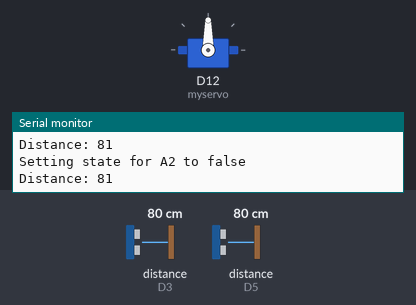
Bench run of a sketch on a simulated Arduino MKR. Parts: servo, the last lines printed to the serial monitor. The inputs (shaded band) are chosen by the test bench; at power-on: distance to the obstacle (sensors on D5, D3) 80 cm. The echo pulse lasts 58.3 µs per cm; WiFi joins after 1.5 s; servers stay silent unless stated.

Above: at 3.2 s.
3.3 s: distance to the obstacle (sensor on D5) set to 11 cm
7.3 s: distance to the obstacle (sensor on D5) set to 8 cm
At 9.5 s:
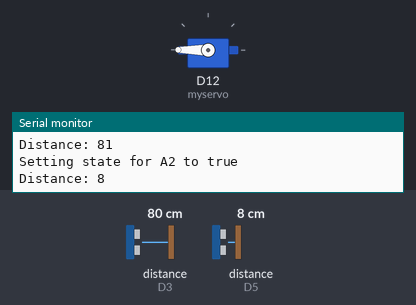
11.3 s: distance to the obstacle (sensor on D3) set to 11 cm
15.3 s: distance to the obstacle (sensor on D3) set to 8 cm
At 18.7 s:
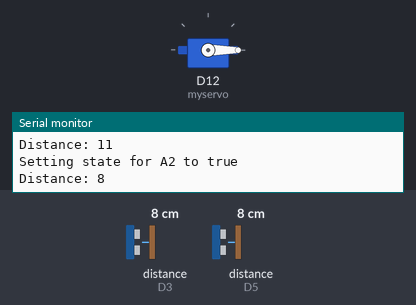
Timing chart, 0 to 20.2 s (numbered marks = the images above; inputs shaded):
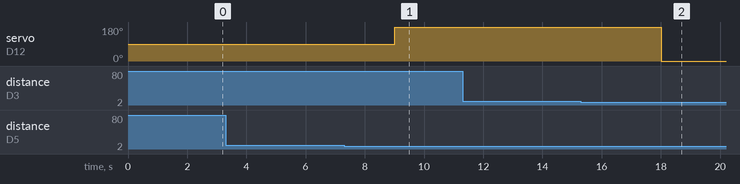

The sketch:

main.ino
```cpp
#include <Wire.h>
#include <Firebase_Arduino_WiFiNINA.h>
#include <NewPing.h>
#include<Servo.h>

// Firebase 설정
#define FIREBASE_HOST "license-d68c6-default-rtdb.firebaseio.com"
#define FIREBASE_AUTH "qyQJdDEJv7Kn61As6rjle22QmTzViiHIGoGLC0ba"

// WiFi 설정
#define SSID "U+Net7120"
#define SSID_PASSWORD "DD9B003487"
// Firebase 키 설정
#define PARKING_SPOT_STATE_KEY "/parking_spot_state"
#define A1 "A1"
#define A2 "A2"

// 핀 번호 설정
#define A1_TRIG_PIN 2
#define A1_ECHO_PIN 3
#define A2_TRIG_PIN 4
#define A2_ECHO_PIN 5

int count1=0;
int count2=0;

NewPing a1Sensor(A1_TRIG_PIN, A1_ECHO_PIN);
NewPing a2Sensor(A2_TRIG_PIN, A2_ECHO_PIN);

// 센서 구조체 정의
struct Sensor {
  const int trigPin;
  const int echoPin;
  bool state;
};

// A1, A2 센서 설정
Sensor a1SensorStruct = { A1_TRIG_PIN, A1_ECHO_PIN, false };
Sensor a2SensorStruct = { A2_TRIG_PIN, A2_ECHO_PIN, false };

FirebaseData firebaseData;
Servo myservo;

// 시간 변수 추가
unsigned long last = 0;

String path1 = String(PARKING_SPOT_STATE_KEY) + "/" + "A1";
String path2 = String(PARKING_SPOT_STATE_KEY) + "/" + "A2";

// 초기 설정 함수
void setup() {
  Serial.begin(9600);  // 보정된 통신 속도
  myservo.attach(12);

  // WiFi 연결
  WiFi.begin(SSID, SSID_PASSWORD);
  Serial.print("Wi-Fi connecting");
  while (WiFi.status() != WL_CONNECTED) {
    delay(500);
  }
  Serial.print("\nWi-Fi connected - IP address: ");
  Serial.println(WiFi.localIP());
  delay(500);

  // Firebase 초기화
  Firebase.begin(FIREBASE_HOST, FIREBASE_AUTH, SSID, SSID_PASSWORD);
}

// 주차 공간 상태 Firebase 업데이트 함수
void publish_parking_spot_state(char* parking_spot_name, bool state) {
  String path = String(PARKING_SPOT_STATE_KEY) + "/" + String(parking_spot_name);
  return Firebase.setBool(firebaseData, path.c_str(), state);
}

// 루프 함수
void loop() {

  // 일정 주기로 센서 상태 업데이트
  if (millis() > last + 3000) {
    last = millis();

    int distanceA1 = a1Sensor.ping_cm();  // 거리 측정
    int distanceA2 = a2Sensor.ping_cm();

    // A1 주차 공간 상태 업데이트
    if (distanceA1 < 10 && !a1SensorStruct.state) {
      if(count1==0){
      myservo.write(0);
      a1SensorStruct.state = true;
      Firebase.setBool(firebaseData, path1.c_str(), true);
      count1 = 1;
      delay(10000);}
    }
    if (distanceA1 >= 10 && a1SensorStruct.state) {
      a1SensorStruct.state = false;
      Firebase.setBool(firebaseData, path1.c_str(), false);
      count1 = 0;
    }
    // Serial Monitor

    Serial.print("Setting state for A1 to ");
    Serial.println(a1SensorStruct.state ? "true" : "false");

    Serial.print("Distance: ");
    Serial.println(distanceA1);

    // A2 주차 공간 상태 업데이트
    if (distanceA2 < 10 && !a2SensorStruct.state) {
      if(count2 == 0){
      myservo.write(180);
      a2SensorStruct.state = true;
      Firebase.setBool(firebaseData, path2.c_str(), true);
      count2 = 1;}
    }
    if (distanceA2 >= 10 && a2SensorStruct.state) {
      a2SensorStruct.state = false;
      Firebase.setBool(firebaseData, path2.c_str(), false);
      count2 = 0;
    }

    // Serial Monitor

    Serial.print("Setting state for A2 to ");
    Serial.println(a2SensorStruct.state ? "true" : "false");

    Serial.print("Distance: ");
    Serial.println(distanceA2);
  }
}
```

Measured:
- the behaviour switches between 10 and 9 cm on distance to the obstacle (sensor on D5) (found by bisection; images 0 and 1)
- the behaviour switches between 10 and 9 cm on distance to the obstacle (sensor on D3) (found by bisection; images 1 and 2)
- after the input at 7.3 s, servo on D12 (myservo): 90° → 180° after 1.7 s
- after the input at 15.3 s, servo on D12 (myservo): 180° → 0° after 2.7 s
